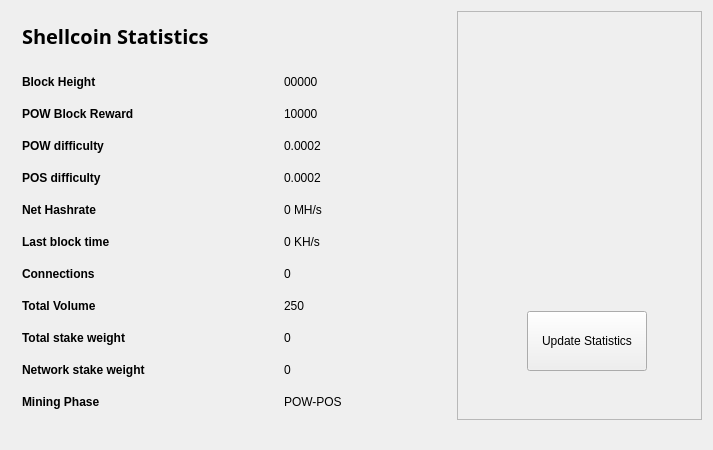
<?xml version="1.0" encoding="UTF-8"?>
<ui version="4.0">
 <class>StatisticsPage</class>
 <widget class="QWidget" name="StatisticsPage">
  <property name="windowModality">
   <enum>Qt::NonModal</enum>
  </property>
  <property name="geometry">
   <rect>
    <x>0</x>
    <y>0</y>
    <width>713</width>
    <height>450</height>
   </rect>
  </property>
  <property name="windowTitle">
   <string>Digging</string>
  </property>
  <layout class="QGridLayout" name="gridLayout">
   <property name="sizeConstraint">
    <enum>QLayout::SetMaximumSize</enum>
   </property>
   <item row="0" column="1">
    <widget class="QFrame" name="frame">
     <property name="minimumSize">
      <size>
       <width>213</width>
       <height>0</height>
      </size>
     </property>
     <property name="frameShape">
      <enum>QFrame::StyledPanel</enum>
     </property>
     <property name="frameShadow">
      <enum>QFrame::Raised</enum>
     </property>
     <widget class="QPushButton" name="startButton">
      <property name="geometry">
       <rect>
        <x>70</x>
        <y>300</y>
        <width>120</width>
        <height>60</height>
       </rect>
      </property>
      <property name="sizePolicy">
       <sizepolicy hsizetype="Fixed" vsizetype="Fixed">
        <horstretch>0</horstretch>
        <verstretch>0</verstretch>
       </sizepolicy>
      </property>
      <property name="minimumSize">
       <size>
        <width>120</width>
        <height>60</height>
       </size>
      </property>
      <property name="text">
       <string>Update Statistics</string>
      </property>
     </widget>
     <widget class="QLabel" name="label">
      <property name="geometry">
       <rect>
        <x>0</x>
        <y>30</y>
        <width>251</width>
        <height>251</height>
       </rect>
      </property>
      <property name="text">
       <string>&lt;!DOCTYPE HTML PUBLIC &quot;-//W3C//DTD HTML 4.0//EN&quot; &quot;http://www.w3.org/TR/REC-html40/strict.dtd&quot;&gt;
&lt;html&gt;&lt;head&gt;&lt;meta name=&quot;qrichtext&quot; content=&quot;1&quot; /&gt;&lt;style type=&quot;text/css&quot;&gt;
p, li { white-space: pre-wrap; }
&lt;/style&gt;&lt;/head&gt;&lt;body style=&quot; font-size:8pt; font-weight:400; font-style:normal;&quot;&gt;
&lt;p align=&quot;center&quot; style=&quot; margin-top:0px; margin-bottom:0px; margin-left:0px; margin-right:0px; -qt-block-indent:0; text-indent:0px;&quot;&gt;&lt;img src=&quot;:/icons/bitcoin&quot; /&gt;&lt;/p&gt;&lt;/body&gt;&lt;/html&gt;</string>
      </property>
     </widget>
    </widget>
   </item>
   <item row="0" column="0">
    <widget class="QFrame" name="gridFrame_2">
     <property name="maximumSize">
      <size>
       <width>440</width>
       <height>16777215</height>
      </size>
     </property>
     <layout class="QGridLayout" name="gridLayout_4">
      <item row="3" column="0">
       <layout class="QFormLayout" name="formLayout_2">
        <property name="fieldGrowthPolicy">
         <enum>QFormLayout::FieldsStayAtSizeHint</enum>
        </property>
        <property name="horizontalSpacing">
         <number>139</number>
        </property>
        <property name="verticalSpacing">
         <number>18</number>
        </property>
        <property name="rightMargin">
         <number>0</number>
        </property>
        <item row="1" column="0">
         <widget class="QLabel" name="label_14">
          <property name="text">
           <string>&lt;html&gt;&lt;head/&gt;&lt;body&gt;&lt;p&gt;&lt;span style=&quot; font-weight:600;&quot;&gt;Block Height&lt;/span&gt;&lt;/p&gt;&lt;/body&gt;&lt;/html&gt;</string>
          </property>
         </widget>
        </item>
        <item row="1" column="1">
         <widget class="QLabel" name="heightBox">
          <property name="text">
           <string>00000</string>
          </property>
         </widget>
        </item>
        <item row="2" column="0">
         <widget class="QLabel" name="label_12">
          <property name="text">
           <string>&lt;html&gt;&lt;head/&gt;&lt;body&gt;&lt;p&gt;&lt;span style=&quot; font-weight:600;&quot;&gt;POW Block Reward&lt;/span&gt;&lt;/p&gt;&lt;/body&gt;&lt;/html&gt;</string>
          </property>
         </widget>
        </item>
        <item row="2" column="1">
         <widget class="QLabel" name="rewardBox">
          <property name="text">
           <string>10000</string>
          </property>
         </widget>
        </item>
        <item row="3" column="0">
         <widget class="QLabel" name="label_13">
          <property name="text">
           <string>&lt;html&gt;&lt;head/&gt;&lt;body&gt;&lt;p&gt;&lt;span style=&quot; font-weight:600;&quot;&gt;POW difficulty&lt;/span&gt;&lt;/p&gt;&lt;/body&gt;&lt;/html&gt;</string>
          </property>
         </widget>
        </item>
        <item row="3" column="1">
         <widget class="QLabel" name="diffBox">
          <property name="text">
           <string>0.0002</string>
          </property>
         </widget>
        </item>
        <item row="4" column="0">
         <widget class="QLabel" name="label_9">
          <property name="text">
           <string>&lt;html&gt;&lt;head/&gt;&lt;body&gt;&lt;p&gt;&lt;span style=&quot; font-weight:600;&quot;&gt;POS difficulty&lt;/span&gt;&lt;/p&gt;&lt;/body&gt;&lt;/html&gt;</string>
          </property>
         </widget>
        </item>
        <item row="4" column="1">
         <widget class="QLabel" name="diffBox2">
          <property name="text">
           <string>0.0002</string>
          </property>
         </widget>
        </item>
        <item row="5" column="1">
         <widget class="QLabel" name="pawrateBox">
          <property name="text">
           <string>0 MH/s</string>
          </property>
         </widget>
        </item>
        <item row="6" column="0">
         <widget class="QLabel" name="label3_2">
          <property name="sizePolicy">
           <sizepolicy hsizetype="Preferred" vsizetype="Maximum">
            <horstretch>0</horstretch>
            <verstretch>0</verstretch>
           </sizepolicy>
          </property>
          <property name="text">
           <string>&lt;html&gt;&lt;head/&gt;&lt;body&gt;&lt;p&gt;&lt;span style=&quot; font-weight:600;&quot;&gt;Last block time&lt;/span&gt;&lt;/p&gt;&lt;/body&gt;&lt;/html&gt;</string>
          </property>
         </widget>
        </item>
        <item row="6" column="1">
         <widget class="QLabel" name="localBox">
          <property name="text">
           <string>0 KH/s</string>
          </property>
         </widget>
        </item>
        <item row="7" column="0">
         <widget class="QLabel" name="label1_2">
          <property name="text">
           <string>&lt;html&gt;&lt;head/&gt;&lt;body&gt;&lt;p&gt;&lt;span style=&quot; font-weight:600;&quot;&gt;Connections&lt;/span&gt;&lt;/p&gt;&lt;/body&gt;&lt;/html&gt;</string>
          </property>
         </widget>
        </item>
        <item row="7" column="1">
         <widget class="QLabel" name="connectionBox">
          <property name="text">
           <string>0</string>
          </property>
         </widget>
        </item>
        <item row="8" column="0">
         <widget class="QLabel" name="label_8">
          <property name="text">
           <string>&lt;html&gt;&lt;head/&gt;&lt;body&gt;&lt;p&gt;&lt;span style=&quot; font-weight:600;&quot;&gt;Total Volume&lt;/span&gt;&lt;/p&gt;&lt;/body&gt;&lt;/html&gt;</string>
          </property>
         </widget>
        </item>
        <item row="8" column="1">
         <widget class="QLabel" name="volumeBox">
          <property name="text">
           <string>250</string>
          </property>
         </widget>
        </item>
        <item row="9" column="0">
         <widget class="QLabel" name="label_10">
          <property name="text">
           <string>&lt;html&gt;&lt;head/&gt;&lt;body&gt;&lt;p&gt;&lt;span style=&quot; font-weight:600;&quot;&gt;Total stake weight&lt;/span&gt;&lt;/p&gt;&lt;/body&gt;&lt;/html&gt;</string>
          </property>
         </widget>
        </item>
        <item row="9" column="1">
         <widget class="QLabel" name="minBox">
          <property name="text">
           <string>0</string>
          </property>
         </widget>
        </item>
        <item row="10" column="0">
         <widget class="QLabel" name="label_11">
          <property name="text">
           <string>&lt;html&gt;&lt;head/&gt;&lt;body&gt;&lt;p&gt;&lt;span style=&quot; font-weight:600;&quot;&gt;Network stake weight&lt;/span&gt;&lt;/p&gt;&lt;/body&gt;&lt;/html&gt;</string>
          </property>
         </widget>
        </item>
        <item row="10" column="1">
         <widget class="QLabel" name="maxBox">
          <property name="text">
           <string>0</string>
          </property>
         </widget>
        </item>
        <item row="11" column="0">
         <widget class="QLabel" name="label_15">
          <property name="text">
           <string>&lt;html&gt;&lt;head/&gt;&lt;body&gt;&lt;p&gt;&lt;span style=&quot; font-weight:600;&quot;&gt;Mining Phase&lt;/span&gt;&lt;/p&gt;&lt;/body&gt;&lt;/html&gt;</string>
          </property>
         </widget>
        </item>
        <item row="11" column="1">
         <widget class="QLabel" name="cBox">
          <property name="text">
           <string>POW-POS</string>
          </property>
         </widget>
        </item>
        <item row="5" column="0">
         <widget class="QLabel" name="label_16">
          <property name="text">
           <string>&lt;html&gt;&lt;head/&gt;&lt;body&gt;&lt;p&gt;&lt;span style=&quot; font-weight:600;&quot;&gt;Net Hashrate&lt;/span&gt;&lt;/p&gt;&lt;/body&gt;&lt;/html&gt;</string>
          </property>
         </widget>
        </item>
       </layout>
      </item>
      <item row="1" column="0">
       <layout class="QHBoxLayout" name="horizontalLayout_4">
        <property name="spacing">
         <number>7</number>
        </property>
        <item>
         <widget class="QLabel" name="label_5">
          <property name="font">
           <font>
            <family>OptimusPrinceps</family>
           </font>
          </property>
          <property name="text">
           <string>&lt;html&gt;&lt;head/&gt;&lt;body&gt;&lt;p&gt;&lt;span style=&quot; font-size:20px; font-weight:600; color:#000000;&quot;&gt;Shellcoin Statistics &lt;/span&gt;&lt;/p&gt;&lt;/body&gt;&lt;/html&gt;</string>
          </property>
         </widget>
        </item>
        <item>
         <spacer name="horizontalSpacer_2">
          <property name="orientation">
           <enum>Qt::Horizontal</enum>
          </property>
          <property name="sizeHint" stdset="0">
           <size>
            <width>40</width>
            <height>20</height>
           </size>
          </property>
         </spacer>
        </item>
       </layout>
      </item>
      <item row="2" column="0">
       <spacer name="verticalSpacer_2">
        <property name="orientation">
         <enum>Qt::Vertical</enum>
        </property>
        <property name="sizeHint" stdset="0">
         <size>
          <width>20</width>
          <height>40</height>
         </size>
        </property>
       </spacer>
      </item>
     </layout>
    </widget>
   </item>
   <item row="1" column="0">
    <spacer name="verticalSpacer">
     <property name="orientation">
      <enum>Qt::Vertical</enum>
     </property>
     <property name="sizeHint" stdset="0">
      <size>
       <width>20</width>
       <height>40</height>
      </size>
     </property>
    </spacer>
   </item>
  </layout>
 </widget>
 <layoutdefault spacing="6" margin="11"/>
 <resources/>
 <connections/>
</ui>
